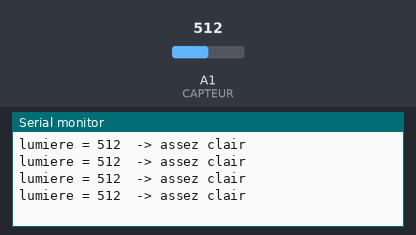
Bench run of a sketch on a simulated Arduino Uno, built with avr-gcc and run on an emulated ATmega328P. Shown: the last lines printed to the serial monitor. Inputs (shaded band) come from the test bench; at power-on: A1 (CAPTEUR) = 512.

Above: at 1.2 s.
1.3 s: A1 (CAPTEUR) set to 210
At 1.71 s:
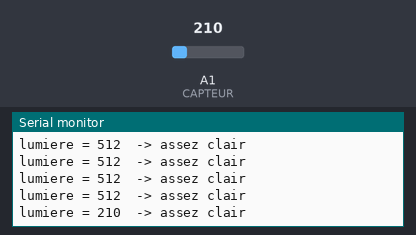
2.8 s: A1 (CAPTEUR) set to 185
At 3.21 s:
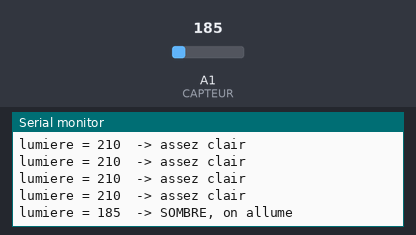

The sketch:

grove-light-sensor-uno.ino
```cpp
// Test capteur de lumière Grove : lecture analogique sur A1.
// En simulation, le curseur du capteur règle l'éclairement de 0 lx à la pleine
// échelle (500 lx par défaut) : 0 lx donne 0 V (valeur 0), la pleine échelle
// donne 5 V (valeur 1023).
const int CAPTEUR = A1;
const int SEUIL_SOMBRE = 200;

void setup() {
  Serial.begin(115200);
}

void loop() {
  int mesure = analogRead(CAPTEUR);
  Serial.print("lumiere = ");
  Serial.print(mesure);
  Serial.println(mesure < SEUIL_SOMBRE ? "  -> SOMBRE, on allume" : "  -> assez clair");
  delay(300);
}
```

Measured:
- the behaviour switches between 200 and 199 on A1 (CAPTEUR) (found by bisection; images 1 and 2)
- after the input at 1.3 s, the serial monitor: prints a new line after 0.20 s (image 1)
- after the input at 2.8 s, the serial monitor: prints a new line after 0.21 s (image 2)
